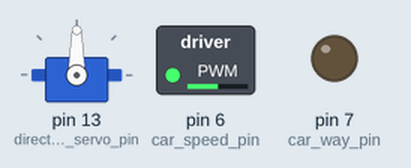
A sketch run on a simulated Arduino Uno, built with avr-gcc and run on an emulated ATmega328P. Shown: servo, switched loads named in the sketch (green lamp = pin HIGH), output pins drawn as LEDs (lit = HIGH).

Above: at 0.1 s.
Timing chart, 0 to 1.6 s (numbered marks = the images above):
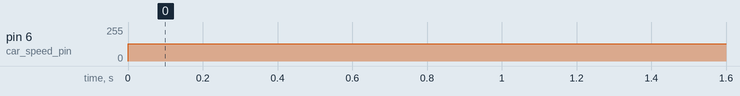

Measured:
- by itself, pin 6 (car_speed_pin): 0/255 → 128/255 at 0.00 s

The sketch:

tele.ino
```cpp
//Arduino PWM Speed Control：

#include <Servo.h>

#define FORWARD LOW
#define BACKWARD HIGH

int car_speed_pin = 6;
int car_way_pin = 7;
int direction_servo_pin = 13;

Servo servo;

int r = 345; // [cm]
int L = 9.5; // [cm] Distance between front and back wheels

float turningAngle = 2 * degrees(atan2(L, r));
float convertionAngleRight = 20.0f/12.0f;
float convertionAngleLeft = 20.0f/8.65f;

int timeLeft = 6000;
int timeRight = 5690;
int speedLeft = 255;
int speedRight = speedLeft;

void turn(float angle) {
  Serial.print(angle);
  Serial.print(ceil(angle));
  if (angle < 50) {
    angle = 70 ;
  } else if (angle > 110) {
    angle = 110;
  }

  servo.write(ceil(angle));
  delay(15);
}

void turnLeft(float turnAngle) {
  turn(90 - turnAngle * convertionAngleLeft);
}

void turnRight(float turnAngle) {
  turn(90 + turnAngle * convertionAngleRight);
}

void move(int way, int speed, int time) {
  digitalWrite(car_way_pin, way);
  analogWrite(car_speed_pin, speed);
  delay(time);
  digitalWrite(car_speed_pin ,0);
}

void setup()
{
    pinMode(car_way_pin, OUTPUT);
    servo.attach(direction_servo_pin);
}

void loop()
{


  // Turn Left for X seconds
  // turnLeft(turningAngle);
  // move(BACKWARD, speedLeft, timeLeft);
  // Turn Right for Y seconds
  // turnRight(turningAngle);
  // move(BACKWARD, speedRight, timeRight);
  // turn(90);


  // Turn Left for X seconds
  // turn(90);
  // delay(5000);
  move(FORWARD, 128, 100000);
  // Turn Right for Y seconds
  // turn(110);
  // move(FORWARD, 128, 10000);
  // turn(90);
}
```
